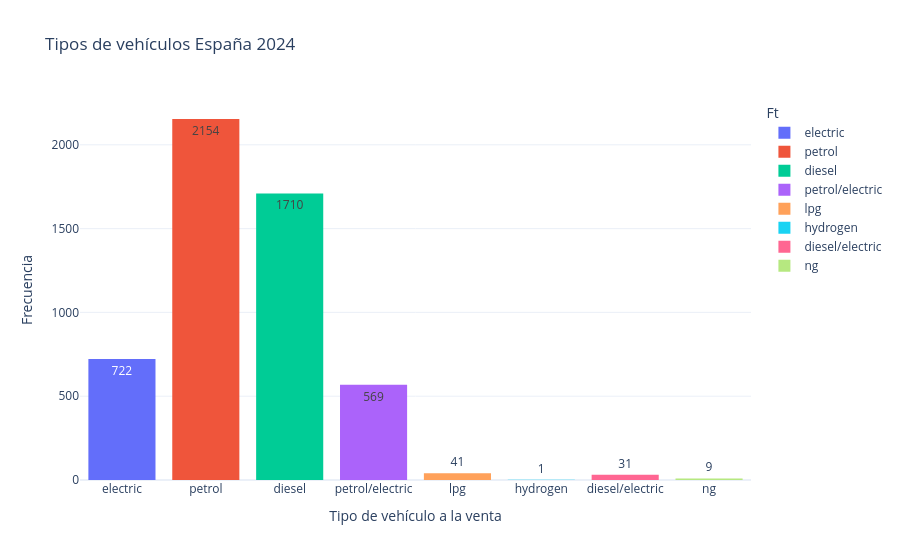

Notebook cell for this chart:
### Code cell
# Mejorar estilo
fig.update_layout(
    xaxis_title='Tipo de vehículo a la venta',
    yaxis_title='Frecuencia',
    template='plotly_white'
)

fig.show()

### Figure 1 — Plotly figure (JSON) as saved in the notebook; plotly's stock layout.template omitted (floating-point values rounded to 4 significant figures; data arrays with more than 128 entries replaced by an {"elided": "..."} marker saying what was removed)
{"data": [{"bingroup": "x", "hovertemplate": "Ft=%{x}<br>count=%{y}<extra></extra>", "legendgroup": "electric", "marker": {"color": "#636efa", "pattern": {"shape": ""}}, "name": "electric", "orientation": "v", "showlegend": true, "texttemplate": "%{value}", "type": "histogram", "x": {"elided": "722 str values"}, "xaxis": "x", "yaxis": "y"}, {"bingroup": "x", "hovertemplate": "Ft=%{x}<br>count=%{y}<extra></extra>", "legendgroup": "petrol", "marker": {"color": "#EF553B", "pattern": {"shape": ""}}, "name": "petrol", "orientation": "v", "showlegend": true, "texttemplate": "%{value}", "type": "histogram", "x": {"elided": "2154 str values"}, "xaxis": "x", "yaxis": "y"}, {"bingroup": "x", "hovertemplate": "Ft=%{x}<br>count=%{y}<extra></extra>", "legendgroup": "diesel", "marker": {"color": "#00cc96", "pattern": {"shape": ""}}, "name": "diesel", "orientation": "v", "showlegend": true, "texttemplate": "%{value}", "type": "histogram", "x": {"elided": "1710 str values"}, "xaxis": "x", "yaxis": "y"}, {"bingroup": "x", "hovertemplate": "Ft=%{x}<br>count=%{y}<extra></extra>", "legendgroup": "petrol/electric", "marker": {"color": "#ab63fa", "pattern": {"shape": ""}}, "name": "petrol/electric", "orientation": "v", "showlegend": true, "texttemplate": "%{value}", "type": "histogram", "x": {"elided": "569 str values"}, "xaxis": "x", "yaxis": "y"}, {"bingroup": "x", "hovertemplate": "Ft=%{x}<br>count=%{y}<extra></extra>", "legendgroup": "lpg", "marker": {"color": "#FFA15A", "pattern": {"shape": ""}}, "name": "lpg", "orientation": "v", "showlegend": true, "texttemplate": "%{value}", "type": "histogram", "x": ["lpg", "lpg", "lpg", "lpg", "lpg", "lpg", "lpg", "lpg", "lpg", "lpg", "lpg", "lpg", "lpg", "lpg", "lpg", "lpg", "lpg", "lpg", "lpg", "lpg", "lpg", "lpg", "lpg", "lpg", "lpg", "lpg", "lpg", "lpg", "lpg", "lpg", "lpg", "lpg", "lpg", "lpg", "lpg", "lpg", "lpg", "lpg", "lpg", "lpg", "lpg"], "xaxis": "x", "yaxis": "y"}, {"bingroup": "x", "hovertemplate": "Ft=%{x}<br>count=%{y}<extra></extra>", "legendgroup": "hydrogen", "marker": {"color": "#19d3f3", "pattern": {"shape": ""}}, "name": "hydrogen", "orientation": "v", "showlegend": true, "texttemplate": "%{value}", "type": "histogram", "x": ["hydrogen"], "xaxis": "x", "yaxis": "y"}, {"bingroup": "x", "hovertemplate": "Ft=%{x}<br>count=%{y}<extra></extra>", "legendgroup": "diesel/electric", "marker": {"color": "#FF6692", "pattern": {"shape": ""}}, "name": "diesel/electric", "orientation": "v", "showlegend": true, "texttemplate": "%{value}", "type": "histogram", "x": ["diesel/electric", "diesel/electric", "diesel/electric", "diesel/electric", "diesel/electric", "diesel/electric", "diesel/electric", "diesel/electric", "diesel/electric", "diesel/electric", "diesel/electric", "diesel/electric", "diesel/electric", "diesel/electric", "diesel/electric", "diesel/electric", "diesel/electric", "diesel/electric", "diesel/electric", "diesel/electric", "diesel/electric", "diesel/electric", "diesel/electric", "diesel/electric", "diesel/electric", "diesel/electric", "diesel/electric", "diesel/electric", "diesel/electric", "diesel/electric", "diesel/electric"], "xaxis": "x", "yaxis": "y"}, {"bingroup": "x", "hovertemplate": "Ft=%{x}<br>count=%{y}<extra></extra>", "legendgroup": "ng", "marker": {"color": "#B6E880", "pattern": {"shape": ""}}, "name": "ng", "orientation": "v", "showlegend": true, "texttemplate": "%{value}", "type": "histogram", "x": ["ng", "ng", "ng", "ng", "ng", "ng", "ng", "ng", "ng"], "xaxis": "x", "yaxis": "y"}], "layout": {"barmode": "relative", "legend": {"title": {"text": "Ft"}, "tracegroupgap": 0}, "title": {"text": "Tipos de vehículos España 2024"}, "xaxis": {"anchor": "y", "categoryarray": ["electric", "petrol", "diesel", "petrol/electric", "lpg", "hydrogen", "diesel/electric", "ng"], "categoryorder": "array", "domain": [0, 1], "title": {"text": "Tipo de vehículo a la venta"}}, "yaxis": {"anchor": "x", "domain": [0, 1], "title": {"text": "Frecuencia"}}}}
